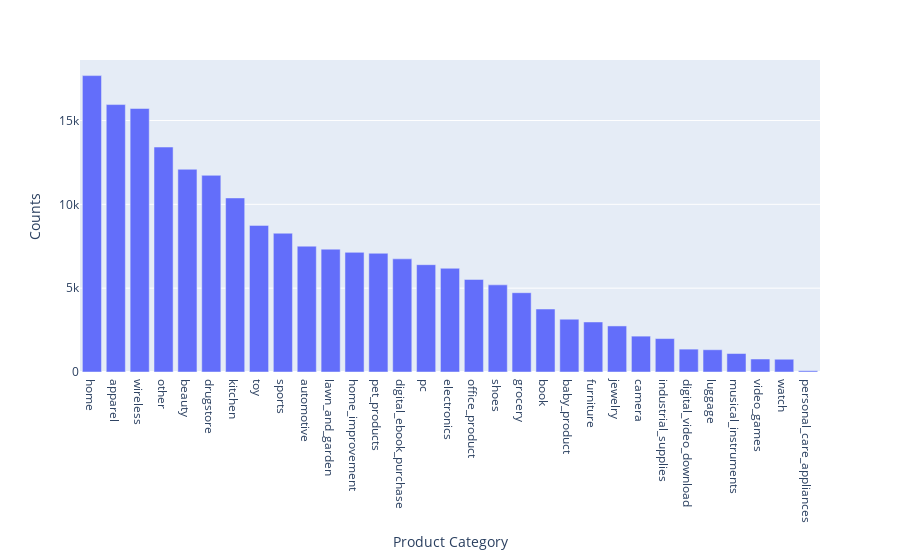

Write notebook code for a chart like this one.
### Code cell
px.bar(
    df_train["product_category"].value_counts().to_frame().reset_index(),
    x="index",
    y="product_category",
    labels={"index": "Product Category", "product_category": "Counts"}
)

### Figure 1 — Plotly figure (JSON) as saved in the notebook; plotly's stock layout.template omitted (floating-point values rounded to 4 significant figures)
{"data": [{"alignmentgroup": "True", "hovertemplate": "Product Category=%{x}<br>Counts=%{y}<extra></extra>", "legendgroup": "", "marker": {"color": "#636efa", "pattern": {"shape": ""}}, "name": "", "offsetgroup": "", "orientation": "v", "showlegend": false, "textposition": "auto", "type": "bar", "x": ["home", "apparel", "wireless", "other", "beauty", "drugstore", "kitchen", "toy", "sports", "automotive", "lawn_and_garden", "home_improvement", "pet_products", "digital_ebook_purchase", "pc", "electronics", "office_product", "shoes", "grocery", "book", "baby_product", "furniture", "jewelry", "camera", "industrial_supplies", "digital_video_download", "luggage", "musical_instruments", "video_games", "watch", "personal_care_appliances"], "xaxis": "x", "y": [17679, 15951, 15717, 13418, 12091, 11730, 10382, 8745, 8277, 7506, 7327, 7136, 7082, 6749, 6401, 6186, 5521, 5197, 4730, 3756, 3150, 2984, 2747, 2139, 1994, 1364, 1328, 1102, 775, 761, 75], "yaxis": "y"}], "layout": {"barmode": "relative", "legend": {"tracegroupgap": 0}, "margin": {"t": 60}, "xaxis": {"anchor": "y", "domain": [0, 1], "title": {"text": "Product Category"}}, "yaxis": {"anchor": "x", "domain": [0, 1], "title": {"text": "Counts"}}}}
